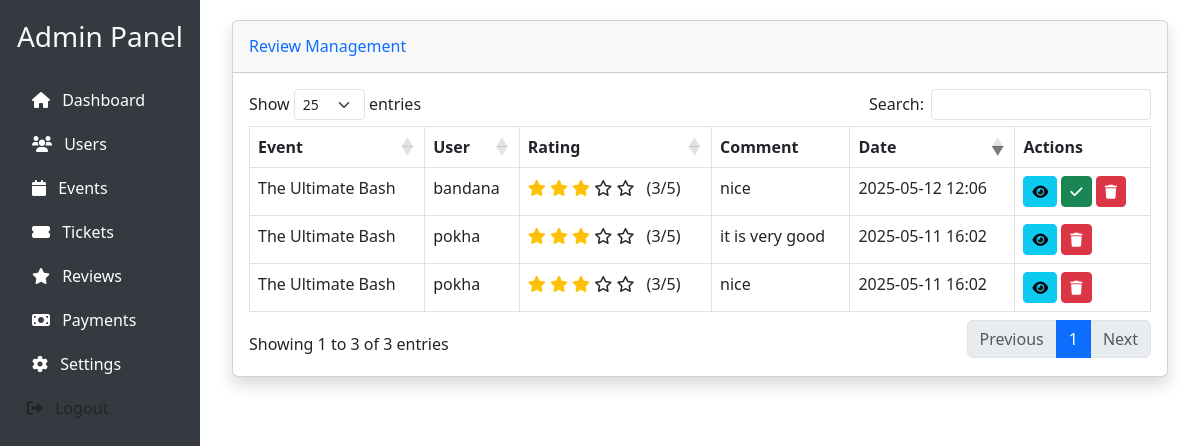
/custom-admin/reviews/ (signed in), run on the app's committed database.
### events/models.py (models this page shows, shortened)
class Review(models.Model):
    event = models.ForeignKey(Event, on_delete=models.CASCADE, related_name='reviews')
    user = models.ForeignKey(User, on_delete=models.CASCADE)
    rating = models.PositiveIntegerField(choices=[(i, i) for i in range(1, 6)])
    comment = models.TextField()
    created_at = models.DateTimeField(auto_now_add=True)
    is_approved = models.BooleanField(default=False)

class Event(models.Model):
    CATEGORY_CHOICES = [
        ('MUSIC', 'Music'),
        ('EDUCATION', 'Education'),
        ('SPORTS', 'Sports'),
        ('COMMUNITY', 'Community'),
        ('OTHER', 'Other'),
    ]
    title = models.CharField(max_length=200)
    description = models.TextField()
    organizer = models.ForeignKey(User, on_delete=models.CASCADE)
    category = models.CharField(max_length=20, choices=CATEGORY_CHOICES)
    venue = models.CharField(max_length=200)
    date = models.DateField()
    time = models.TimeField()
    capacity = models.PositiveIntegerField()
    image = models.ImageField(upload_to='event_images/')
    created_at = models.DateTimeField(auto_now_add=True)
    updated_at = models.DateTimeField(auto_now=True)
    is_active = models.BooleanField(default=True)

### events/admin_views.py (the view)
# urls.py: path('custom-admin/reviews/', admin_views.admin_reviews, name='admin_reviews'),
@staff_member_required
def admin_reviews(request):
    reviews = Review.objects.select_related('user', 'event').all()
    return render(request, 'admin_dashboard/reviews.html', {'reviews': reviews})

### templates/admin_dashboard/reviews.html (shortened to what this page needs)
{% extends 'admin_dashboard/base.html' %}
{% block content %}
<div class="container-fluid">
    <div class="card shadow mb-4">
        <div class="card-header py-3">
            <h6 class="m-0 font-weight-bold text-primary">Review Management</h6>
        </div>
        <div class="card-body">
            <div class="table-responsive">
                <table class="table table-bordered" id="reviewsTable">
                    <thead>
                        <tr>
                            <th>Event</th>
                            <th>User</th>
                            <th>Rating</th>
                            <th>Comment</th>
                            <th>Date</th>
                            <th>Actions</th>
                        </tr>
                    </thead>
                    <tbody>
                        {% for review in reviews %}
                        <tr>
                            <td>{{ review.event.title }}</td>
                            <td>{{ review.user.username }}</td>
                            <td>
                                <div class="rating-stars">
                                    {% for i in "12345" %}
                                        {% if forloop.counter <= review.rating %}
                                            <i class="fas fa-star text-warning"></i>
                                        {% else %}
                                            <i class="far fa-star"></i>
                                        {% endif %}
                                    {% endfor %}
                                    <span class="ms-2">({{ review.rating }}/5)</span>
                                </div>
                            </td>
                            <td>{{ review.comment }}</td>
                            <td>{{ review.created_at|date:"Y-m-d H:i" }}</td>
                            <td>
                                <button class="btn btn-sm btn-info" onclick="viewReview('{{ review.id }}')">
                                    <i class="fas fa-eye"></i>
                                </button>
                                {% if not review.is_approved %}
                                <button class="btn btn-sm btn-success" onclick="approveReview('{{ review.id }}')">
                                    <i class="fas fa-check"></i>
                                </button>
                                {% endif %}
                                <button class="btn btn-sm btn-danger" onclick="deleteReview('{{ review.id }}')">
                                    <i class="fas fa-trash"></i>
                                </button>
                            </td>
                        </tr>
                        {% endfor %}
                    </tbody>
                </table>
            </div>
        </div>
    </div>
</div>
{% endblock %}

### data on the page
Review: event "The Ultimate Bash", user.username "pokha", rating "3", comment "it is very good", created_at "2025-05-11 16:02"
Review: event "The Ultimate Bash", user.username "pokha", rating "3", comment "nice", created_at "2025-05-11 16:02"
Review: event "The Ultimate Bash", user.username "bandana", rating "3", comment "nice", created_at "2025-05-12 12:06"
